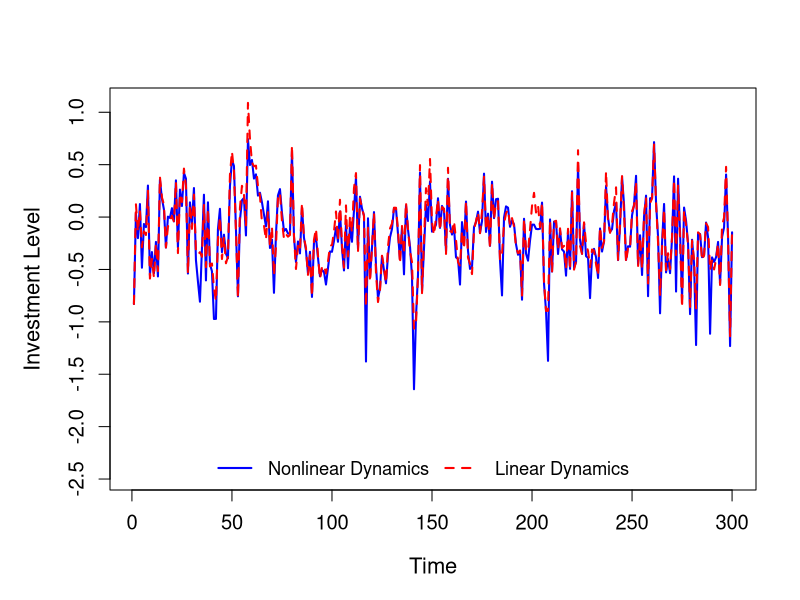

This figure's R source:
#Command line arguments
args<-commandArgs(TRUE)


library(mvtnorm)


#Three-dimensional BGST model (no limit cycle behavior)
# =====================================================================
# --- 1. Define Parameters (BGST 3D System) ---
# =====================================================================
# Model parameters
rho      <- 0.95   
theta    <- 0.913    
eta      <- 2 
phi_inv  <- 0.25  
phi_cost <- 0.67    
repay    <- 0.1   
gamma    <- 0.5
alpha    <- 2.5


# Shock Covariance Matrix
eps=0.05
sigma <- matrix(c(eps, 0.00, 0.00,   
                    0.00, eps, 0.00,  
                    0.00, 0.00, eps), 
                  nrow = 3, byrow = TRUE)
   
# steady-state                
ss_equation <- function(b) { (repay * b) + (gamma * alpha * phi_cost * exp(eta * b)) }
b_star <- uniroot(ss_equation, lower = -2, upper = 0)$root                  


# Simulation Controls
p <- 1             # Lags in the estimated VAR(1)
Burn_In <- 600     # Discard transient phase
Num_Obs <- 300     # Periods to analyze/plot
Total_Sim <- Burn_In + Num_Obs


# Helper function to extract Jacobian blocks 
get_lag_matrix <- function(lag_num, m_TFP, m_Debt, m_Inv) {
  vars <- c("TFP", "Debt", "Invest")
  cols <- paste0("series.L", lag_num, ".", vars)
  rbind(coef(m_TFP)[cols], coef(m_Debt)[cols], coef(m_Inv)[cols])
}




# =====================================================================
# --- 3. SINGLE REALIZATION & PLOTTING ---
# =====================================================================
set.seed(456)


# A. Generate Shocks & Simulate Full Sequence
shocks <- t(rmvnorm(Total_Sim + p-1, mean=c(0,0,0), sigma = sigma))
x_NL <- matrix(0, nrow = 3, ncol = Total_Sim + p)


for(t in (p+1):(Total_Sim + p)){
  news <- shocks[1,t-1] 
  x_NL[1,t] <- rho * x_NL[1,t-1] + news
  belief <- rho * x_NL[1,t] + theta * news
  dist_to_default <- x_NL[2,t-1] - x_NL[1,t]
  spread_NL <- alpha * exp(eta * dist_to_default)
  x_NL[3,t] <- phi_inv * belief - phi_cost * spread_NL + shocks[3,t-1]
  x_NL[2,t] <- (1-repay) * x_NL[2,t-1] + gamma * x_NL[3,t] + shocks[2,t-1]
}


# B. Convert to multivariate ts, then safely subset to remove burn-in period using window()
ts_full <- ts(t(x_NL))
colnames(ts_full) <- c("TFP", "Debt", "Invest")
series <- window(ts_full, start = Burn_In + p + 1) # THIS PRESERVES THE TS CLASS


# C. Estimate Linear VAR(1) Model safely with ts.intersect
d1 <- ts.intersect(series, series.L1=stats::lag(series,-1))


r_TFP <- lm(series.TFP ~ series.L1.TFP + series.L1.Debt + series.L1.Invest, data = d1)
r_Debt <- lm(series.Debt ~ series.L1.TFP + series.L1.Debt + series.L1.Invest, data = d1)
r_Inv <- lm(series.Invest ~ series.L1.TFP + series.L1.Debt + series.L1.Invest, data = d1)


# D. Build the 3x3 Jacobian
Jacobian <- get_lag_matrix(1, r_TFP, r_Debt, r_Inv)


# E. Simulate Linear Forecast (With Concurrent Noise)
c_real <- c(coef(r_TFP)["(Intercept)"], coef(r_Debt)["(Intercept)"], coef(r_Inv)["(Intercept)"])
States_Linear <- matrix(0, nrow = 3, ncol = Num_Obs)
States_Linear[, 1] <- series[1, ]


for (t in (p+1):Num_Obs) {
  States_Linear[,t] <- c_real + Jacobian %*% States_Linear[,t-1]
  
  # use the same (linearized) shocks as the DGP
  shock=shocks[, Burn_In+p + t-1]
  shock[2]=shock[2]+gamma*(shock[3]+phi_inv*(rho+theta)*shock[1]+phi_cost*alpha*eta*exp(eta*b_star)*shock[1])
  shock[3]=shock[3]+phi_inv*(rho+theta)*shock[1]+phi_cost*alpha*eta*exp(eta*b_star)*shock[1]

  States_Linear[, t] <- States_Linear[, t] + shock
}






# F. Plotting (Focused on Investment)
png(paste("~/Desktop/New_Plots/BGST_Invest_Plot_HD_eta=",eta,".png",sep=""), width = 2500, height = 1500, res = 300)
par(mfrow = c(1, 1), mar = c(5, 5, 4, 2), cex = 1.1, cex.main = 1.4, cex.lab = 1.2, cex.axis = 1.1) 


Zoom_Window <- 1:300
Inv_Nonlinear_zoom <- as.numeric(series[Zoom_Window, "Invest"])
Inv_Linear_zoom    <- States_Linear[3, Zoom_Window]


y_lims <- range(c(Inv_Nonlinear_zoom, Inv_Linear_zoom), na.rm = TRUE)
y_lims[1] <- y_lims[1] - diff(y_lims) * 0.30 


plot(Zoom_Window,Inv_Nonlinear_zoom, type="l", col="blue", lwd=2, ylim=y_lims, 
     ylab="Investment Level", xlab="Time")


lines(Inv_Linear_zoom, col="red", lwd=2, lty=2)


legend("bottom", legend = c("Nonlinear Dynamics", "Linear Dynamics"), 
       col = c("blue", "red"), lty = c(1, 2), lwd = 2, horiz = TRUE, bty = "n", cex = 1)
dev.off()
